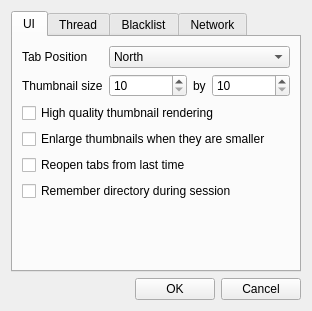
<?xml version="1.0" encoding="UTF-8"?>
<ui version="4.0">
 <class>UIConfig</class>
 <widget class="QDialog" name="UIConfig">
  <property name="windowModality">
   <enum>Qt::ApplicationModal</enum>
  </property>
  <property name="geometry">
   <rect>
    <x>0</x>
    <y>0</y>
    <width>310</width>
    <height>311</height>
   </rect>
  </property>
  <property name="sizePolicy">
   <sizepolicy hsizetype="Preferred" vsizetype="Minimum">
    <horstretch>0</horstretch>
    <verstretch>0</verstretch>
   </sizepolicy>
  </property>
  <property name="contextMenuPolicy">
   <enum>Qt::NoContextMenu</enum>
  </property>
  <property name="windowTitle">
   <string>Configuration</string>
  </property>
  <property name="windowIcon">
   <iconset resource="resources.qrc">
    <normaloff>:/icons/resources/settings.png</normaloff>:/icons/resources/settings.png</iconset>
  </property>
  <layout class="QGridLayout" name="gridLayout">
   <item row="0" column="0">
    <widget class="QTabWidget" name="tabWidget">
     <property name="currentIndex">
      <number>0</number>
     </property>
     <widget class="QWidget" name="tab">
      <attribute name="title">
       <string>UI</string>
      </attribute>
      <layout class="QGridLayout" name="gridLayout_4">
       <item row="0" column="0">
        <widget class="QLabel" name="label_2">
         <property name="text">
          <string>Tab Position</string>
         </property>
        </widget>
       </item>
       <item row="0" column="1">
        <widget class="QComboBox" name="cmbTabPosition">
         <item>
          <property name="text">
           <string>North</string>
          </property>
         </item>
         <item>
          <property name="text">
           <string>South</string>
          </property>
         </item>
         <item>
          <property name="text">
           <string>West</string>
          </property>
         </item>
         <item>
          <property name="text">
           <string>East</string>
          </property>
         </item>
        </widget>
       </item>
       <item row="1" column="0">
        <widget class="QLabel" name="label_4">
         <property name="text">
          <string>Thumbnail size</string>
         </property>
        </widget>
       </item>
       <item row="1" column="1">
        <layout class="QHBoxLayout" name="horizontalLayout_2">
         <item>
          <widget class="QSpinBox" name="sbThumbnailWidth">
           <property name="sizePolicy">
            <sizepolicy hsizetype="MinimumExpanding" vsizetype="Fixed">
             <horstretch>0</horstretch>
             <verstretch>0</verstretch>
            </sizepolicy>
           </property>
           <property name="minimum">
            <number>10</number>
           </property>
           <property name="maximum">
            <number>500</number>
           </property>
           <property name="singleStep">
            <number>5</number>
           </property>
          </widget>
         </item>
         <item>
          <widget class="QLabel" name="label_5">
           <property name="sizePolicy">
            <sizepolicy hsizetype="Minimum" vsizetype="Minimum">
             <horstretch>0</horstretch>
             <verstretch>0</verstretch>
            </sizepolicy>
           </property>
           <property name="text">
            <string>by</string>
           </property>
          </widget>
         </item>
         <item>
          <widget class="QSpinBox" name="sbThumbnailHeight">
           <property name="sizePolicy">
            <sizepolicy hsizetype="MinimumExpanding" vsizetype="Fixed">
             <horstretch>0</horstretch>
             <verstretch>0</verstretch>
            </sizepolicy>
           </property>
           <property name="minimum">
            <number>10</number>
           </property>
           <property name="maximum">
            <number>500</number>
           </property>
           <property name="singleStep">
            <number>5</number>
           </property>
          </widget>
         </item>
        </layout>
       </item>
       <item row="2" column="0" colspan="2">
        <widget class="QCheckBox" name="cbHQThumbnail">
         <property name="text">
          <string>High quality thumbnail rendering</string>
         </property>
        </widget>
       </item>
       <item row="3" column="0" colspan="2">
        <widget class="QCheckBox" name="cbEnlargeThumbnails">
         <property name="text">
          <string>Enlarge thumbnails when they are smaller</string>
         </property>
        </widget>
       </item>
       <item row="4" column="0" colspan="2">
        <widget class="QCheckBox" name="cbReopenTabs">
         <property name="text">
          <string>Reopen tabs from last time</string>
         </property>
        </widget>
       </item>
       <item row="5" column="0" colspan="2">
        <widget class="QCheckBox" name="cbRememberDirectory">
         <property name="text">
          <string>Remember directory during session</string>
         </property>
        </widget>
       </item>
       <item row="6" column="0" colspan="2">
        <spacer name="verticalSpacer_3">
         <property name="orientation">
          <enum>Qt::Vertical</enum>
         </property>
         <property name="sizeHint" stdset="0">
          <size>
           <width>20</width>
           <height>40</height>
          </size>
         </property>
        </spacer>
       </item>
      </layout>
     </widget>
     <widget class="QWidget" name="tab_2">
      <attribute name="title">
       <string>Thread</string>
      </attribute>
      <layout class="QGridLayout" name="gridLayout_5">
       <item row="0" column="0">
        <widget class="QLabel" name="label">
         <property name="text">
          <string>Default Savepath</string>
         </property>
        </widget>
       </item>
       <item row="0" column="1">
        <layout class="QHBoxLayout" name="horizontalLayout">
         <item>
          <widget class="QLineEdit" name="leDefaultSavepath"/>
         </item>
         <item>
          <widget class="QPushButton" name="pushButton">
           <property name="text">
            <string/>
           </property>
           <property name="icon">
            <iconset resource="resources.qrc">
             <normaloff>:/icons/resources/search.png</normaloff>:/icons/resources/search.png</iconset>
           </property>
          </widget>
         </item>
        </layout>
       </item>
       <item row="1" column="0">
        <widget class="QLabel" name="label_3">
         <property name="text">
          <string>&lt;!DOCTYPE HTML PUBLIC &quot;-//W3C//DTD HTML 4.0//EN&quot; &quot;http://www.w3.org/TR/REC-html40/strict.dtd&quot;&gt;
&lt;html&gt;&lt;head&gt;&lt;meta name=&quot;qrichtext&quot; content=&quot;1&quot; /&gt;&lt;style type=&quot;text/css&quot;&gt;
p, li { white-space: pre-wrap; }
&lt;/style&gt;&lt;/head&gt;&lt;body style=&quot; font-family:'MS Shell Dlg 2'; font-size:8.25pt; font-weight:400; font-style:normal;&quot;&gt;
&lt;p style=&quot; margin-top:0px; margin-bottom:0px; margin-left:0px; margin-right:0px; -qt-block-indent:0; text-indent:0px;&quot;&gt;&lt;span style=&quot; font-size:8pt;&quot;&gt;Concurrent Downloads&lt;/span&gt;&lt;/p&gt;
&lt;p style=&quot; margin-top:0px; margin-bottom:0px; margin-left:0px; margin-right:0px; -qt-block-indent:0; text-indent:0px;&quot;&gt;&lt;span style=&quot; font-size:8pt;&quot;&gt;per tab&lt;/span&gt;&lt;/p&gt;&lt;/body&gt;&lt;/html&gt;</string>
         </property>
        </widget>
       </item>
       <item row="1" column="1">
        <widget class="QSpinBox" name="sbConcurrentDownloads"/>
       </item>
       <item row="2" column="0">
        <widget class="QLabel" name="label_7">
         <property name="text">
          <string>Reschedule Interval [s]</string>
         </property>
        </widget>
       </item>
       <item row="2" column="1">
        <widget class="QSpinBox" name="sbRescheduleInterval">
         <property name="toolTip">
          <string>Interval in [s] for rescheduling erroneous downloads</string>
         </property>
         <property name="maximum">
          <number>999999999</number>
         </property>
        </widget>
       </item>
       <item row="3" column="0">
        <widget class="QLabel" name="label_6">
         <property name="text">
          <string>Default rescan interval</string>
         </property>
        </widget>
       </item>
       <item row="3" column="1">
        <layout class="QHBoxLayout" name="horizontalLayout_3">
         <item>
          <widget class="QComboBox" name="cbRescanInterval">
           <property name="sizePolicy">
            <sizepolicy hsizetype="MinimumExpanding" vsizetype="Maximum">
             <horstretch>0</horstretch>
             <verstretch>0</verstretch>
            </sizepolicy>
           </property>
          </widget>
         </item>
         <item>
          <widget class="QPushButton" name="btnEditTimeoutValues">
           <property name="sizePolicy">
            <sizepolicy hsizetype="Minimum" vsizetype="Minimum">
             <horstretch>0</horstretch>
             <verstretch>0</verstretch>
            </sizepolicy>
           </property>
           <property name="toolTip">
            <string>Edit timeout values</string>
           </property>
           <property name="text">
            <string/>
           </property>
           <property name="icon">
            <iconset resource="resources.qrc">
             <normaloff>:/icons/resources/settings.png</normaloff>:/icons/resources/settings.png</iconset>
           </property>
          </widget>
         </item>
        </layout>
       </item>
       <item row="4" column="0" colspan="2">
        <widget class="QCheckBox" name="cbAutoClose">
         <property name="text">
          <string>Close tabs automatically after 404</string>
         </property>
        </widget>
       </item>
       <item row="5" column="0" colspan="2">
        <widget class="QCheckBox" name="cbDefaultOriginalFilename">
         <property name="text">
          <string>Save with original filename as default</string>
         </property>
        </widget>
       </item>
       <item row="6" column="0" colspan="2">
        <spacer name="verticalSpacer">
         <property name="orientation">
          <enum>Qt::Vertical</enum>
         </property>
         <property name="sizeHint" stdset="0">
          <size>
           <width>20</width>
           <height>40</height>
          </size>
         </property>
        </spacer>
       </item>
      </layout>
     </widget>
     <widget class="QWidget" name="tab_3">
      <attribute name="title">
       <string>Blacklist</string>
      </attribute>
      <layout class="QGridLayout" name="gridLayout_6">
       <item row="0" column="0">
        <widget class="QLabel" name="label_8">
         <property name="sizePolicy">
          <sizepolicy hsizetype="Preferred" vsizetype="Minimum">
           <horstretch>0</horstretch>
           <verstretch>0</verstretch>
          </sizepolicy>
         </property>
         <property name="text">
          <string>Check interval [s]</string>
         </property>
        </widget>
       </item>
       <item row="0" column="1">
        <widget class="QSpinBox" name="sbBlackListCheckInterval">
         <property name="sizePolicy">
          <sizepolicy hsizetype="Expanding" vsizetype="Minimum">
           <horstretch>0</horstretch>
           <verstretch>0</verstretch>
          </sizepolicy>
         </property>
         <property name="toolTip">
          <string>Interval for checking if blacklisted images still exist</string>
         </property>
         <property name="maximum">
          <number>999999999</number>
         </property>
        </widget>
       </item>
       <item row="1" column="0" colspan="2">
        <widget class="QCheckBox" name="cbUseBlackList">
         <property name="text">
          <string>Use global Blacklist</string>
         </property>
        </widget>
       </item>
       <item row="2" column="0" colspan="2">
        <spacer name="verticalSpacer_2">
         <property name="orientation">
          <enum>Qt::Vertical</enum>
         </property>
         <property name="sizeHint" stdset="0">
          <size>
           <width>268</width>
           <height>135</height>
          </size>
         </property>
        </spacer>
       </item>
      </layout>
     </widget>
     <widget class="QWidget" name="tab_4">
      <attribute name="title">
       <string>Network</string>
      </attribute>
      <layout class="QGridLayout" name="gridLayout_2">
       <item row="0" column="0" colspan="2">
        <widget class="QCheckBox" name="cbUseProxy">
         <property name="text">
          <string>Use Proxy</string>
         </property>
        </widget>
       </item>
       <item row="1" column="0">
        <widget class="QLabel" name="label_9">
         <property name="text">
          <string>Address</string>
         </property>
        </widget>
       </item>
       <item row="1" column="1">
        <widget class="QLineEdit" name="leProxyAddress">
         <property name="enabled">
          <bool>false</bool>
         </property>
        </widget>
       </item>
       <item row="2" column="0">
        <widget class="QLabel" name="label_10">
         <property name="text">
          <string>Port</string>
         </property>
        </widget>
       </item>
       <item row="2" column="1">
        <widget class="QSpinBox" name="sbProxyPort">
         <property name="enabled">
          <bool>false</bool>
         </property>
         <property name="maximum">
          <number>99999</number>
         </property>
        </widget>
       </item>
       <item row="3" column="0">
        <widget class="QLabel" name="label_13">
         <property name="text">
          <string>Type</string>
         </property>
        </widget>
       </item>
       <item row="3" column="1">
        <widget class="QComboBox" name="cbProxyType">
         <property name="enabled">
          <bool>false</bool>
         </property>
         <item>
          <property name="text">
           <string>Default proxy</string>
          </property>
         </item>
         <item>
          <property name="text">
           <string>Socks5 proxy</string>
          </property>
         </item>
         <item>
          <property name="text">
           <string>HTTP proxy</string>
          </property>
         </item>
         <item>
          <property name="text">
           <string>HTTP caching proxy</string>
          </property>
         </item>
         <item>
          <property name="text">
           <string>FTP caching proxy</string>
          </property>
         </item>
        </widget>
       </item>
       <item row="4" column="0" colspan="2">
        <widget class="QCheckBox" name="cbProxyAuth">
         <property name="enabled">
          <bool>false</bool>
         </property>
         <property name="text">
          <string>Needs authentification</string>
         </property>
        </widget>
       </item>
       <item row="5" column="0">
        <widget class="QLabel" name="label_11">
         <property name="text">
          <string>User</string>
         </property>
        </widget>
       </item>
       <item row="5" column="1">
        <widget class="QLineEdit" name="leProxyUser">
         <property name="enabled">
          <bool>false</bool>
         </property>
        </widget>
       </item>
       <item row="6" column="0">
        <widget class="QLabel" name="label_12">
         <property name="text">
          <string>Password</string>
         </property>
        </widget>
       </item>
       <item row="6" column="1">
        <widget class="QLineEdit" name="leProxyPassword">
         <property name="enabled">
          <bool>false</bool>
         </property>
         <property name="echoMode">
          <enum>QLineEdit::Password</enum>
         </property>
        </widget>
       </item>
       <item row="7" column="1">
        <spacer name="verticalSpacer_4">
         <property name="orientation">
          <enum>Qt::Vertical</enum>
         </property>
         <property name="sizeHint" stdset="0">
          <size>
           <width>20</width>
           <height>40</height>
          </size>
         </property>
        </spacer>
       </item>
      </layout>
     </widget>
    </widget>
   </item>
   <item row="1" column="0">
    <layout class="QHBoxLayout" name="horizontalLayout_4">
     <item>
      <spacer name="horizontalSpacer">
       <property name="orientation">
        <enum>Qt::Horizontal</enum>
       </property>
       <property name="sizeHint" stdset="0">
        <size>
         <width>40</width>
         <height>20</height>
        </size>
       </property>
      </spacer>
     </item>
     <item>
      <widget class="QPushButton" name="btnAccept">
       <property name="text">
        <string>OK</string>
       </property>
       <property name="icon">
        <iconset resource="resources.qrc">
         <normaloff>:/icons/resources/yes.png</normaloff>:/icons/resources/yes.png</iconset>
       </property>
      </widget>
     </item>
     <item>
      <widget class="QPushButton" name="btnCancel">
       <property name="text">
        <string>Cancel</string>
       </property>
       <property name="icon">
        <iconset resource="resources.qrc">
         <normaloff>:/icons/resources/no.png</normaloff>:/icons/resources/no.png</iconset>
       </property>
      </widget>
     </item>
    </layout>
   </item>
  </layout>
 </widget>
 <resources>
  <include location="resources.qrc"/>
 </resources>
 <connections>
  <connection>
   <sender>pushButton</sender>
   <signal>clicked()</signal>
   <receiver>UIConfig</receiver>
   <slot>chooseLocation()</slot>
   <hints>
    <hint type="sourcelabel">
     <x>286</x>
     <y>64</y>
    </hint>
    <hint type="destinationlabel">
     <x>309</x>
     <y>64</y>
    </hint>
   </hints>
  </connection>
  <connection>
   <sender>btnEditTimeoutValues</sender>
   <signal>clicked()</signal>
   <receiver>UIConfig</receiver>
   <slot>editTimeoutValues()</slot>
   <hints>
    <hint type="sourcelabel">
     <x>286</x>
     <y>154</y>
    </hint>
    <hint type="destinationlabel">
     <x>309</x>
     <y>279</y>
    </hint>
   </hints>
  </connection>
  <connection>
   <sender>btnAccept</sender>
   <signal>clicked()</signal>
   <receiver>UIConfig</receiver>
   <slot>accept()</slot>
   <hints>
    <hint type="sourcelabel">
     <x>218</x>
     <y>300</y>
    </hint>
    <hint type="destinationlabel">
     <x>107</x>
     <y>310</y>
    </hint>
   </hints>
  </connection>
  <connection>
   <sender>btnCancel</sender>
   <signal>clicked()</signal>
   <receiver>UIConfig</receiver>
   <slot>reject()</slot>
   <hints>
    <hint type="sourcelabel">
     <x>299</x>
     <y>300</y>
    </hint>
    <hint type="destinationlabel">
     <x>260</x>
     <y>310</y>
    </hint>
   </hints>
  </connection>
  <connection>
   <sender>cbProxyAuth</sender>
   <signal>toggled(bool)</signal>
   <receiver>leProxyUser</receiver>
   <slot>setEnabled(bool)</slot>
   <hints>
    <hint type="sourcelabel">
     <x>62</x>
     <y>152</y>
    </hint>
    <hint type="destinationlabel">
     <x>94</x>
     <y>173</y>
    </hint>
   </hints>
  </connection>
  <connection>
   <sender>cbProxyAuth</sender>
   <signal>toggled(bool)</signal>
   <receiver>leProxyPassword</receiver>
   <slot>setEnabled(bool)</slot>
   <hints>
    <hint type="sourcelabel">
     <x>45</x>
     <y>147</y>
    </hint>
    <hint type="destinationlabel">
     <x>96</x>
     <y>199</y>
    </hint>
   </hints>
  </connection>
 </connections>
 <slots>
  <slot>chooseLocation()</slot>
  <slot>editTimeoutValues()</slot>
 </slots>
</ui>
